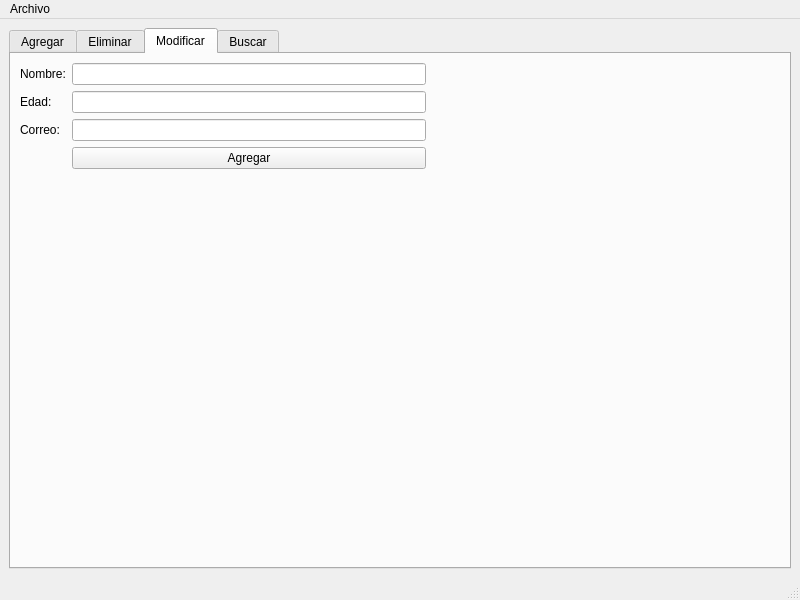
<?xml version="1.0" encoding="UTF-8"?>
<ui version="4.0">
 <class>MainWindow</class>
 <widget class="QMainWindow" name="MainWindow">
  <property name="geometry">
   <rect>
    <x>0</x>
    <y>0</y>
    <width>800</width>
    <height>600</height>
   </rect>
  </property>
  <property name="windowTitle">
   <string>MainWindow</string>
  </property>
  <widget class="QWidget" name="centralwidget">
   <layout class="QGridLayout" name="gridLayout">
    <item row="0" column="1">
     <widget class="QTabWidget" name="tabWidget">
      <property name="currentIndex">
       <number>2</number>
      </property>
      <widget class="QWidget" name="Agregar">
       <attribute name="title">
        <string>Agregar</string>
       </attribute>
      </widget>
      <widget class="QWidget" name="Eliminar">
       <attribute name="title">
        <string>Eliminar</string>
       </attribute>
      </widget>
      <widget class="QWidget" name="Modificar">
       <attribute name="title">
        <string>Modificar</string>
       </attribute>
       <layout class="QGridLayout" name="gridLayout_2">
        <item row="0" column="0">
         <widget class="QLabel" name="label">
          <property name="text">
           <string>Nombre:</string>
          </property>
         </widget>
        </item>
        <item row="0" column="2">
         <spacer name="horizontalSpacer">
          <property name="orientation">
           <enum>Qt::Horizontal</enum>
          </property>
          <property name="sizeHint" stdset="0">
           <size>
            <width>349</width>
            <height>20</height>
           </size>
          </property>
         </spacer>
        </item>
        <item row="1" column="0">
         <widget class="QLabel" name="label_2">
          <property name="text">
           <string>Edad:</string>
          </property>
         </widget>
        </item>
        <item row="1" column="1">
         <widget class="QLineEdit" name="edad_text"/>
        </item>
        <item row="2" column="0">
         <widget class="QLabel" name="label_3">
          <property name="text">
           <string>Correo:</string>
          </property>
         </widget>
        </item>
        <item row="4" column="1">
         <spacer name="verticalSpacer">
          <property name="orientation">
           <enum>Qt::Vertical</enum>
          </property>
          <property name="sizeHint" stdset="0">
           <size>
            <width>20</width>
            <height>384</height>
           </size>
          </property>
         </spacer>
        </item>
        <item row="2" column="1">
         <widget class="QLineEdit" name="correo_text"/>
        </item>
        <item row="3" column="1">
         <widget class="QPushButton" name="agregar_boton">
          <property name="text">
           <string>Agregar</string>
          </property>
         </widget>
        </item>
        <item row="0" column="1">
         <widget class="QLineEdit" name="nombre_text"/>
        </item>
       </layout>
      </widget>
      <widget class="QWidget" name="Buscar">
       <attribute name="title">
        <string>Buscar</string>
       </attribute>
      </widget>
     </widget>
    </item>
   </layout>
  </widget>
  <widget class="QMenuBar" name="menubar">
   <property name="geometry">
    <rect>
     <x>0</x>
     <y>0</y>
     <width>800</width>
     <height>21</height>
    </rect>
   </property>
   <widget class="QMenu" name="menuArchivo">
    <property name="title">
     <string>Archivo</string>
    </property>
    <addaction name="actionSalir"/>
   </widget>
   <addaction name="menuArchivo"/>
  </widget>
  <widget class="QStatusBar" name="statusbar"/>
  <action name="actionSalir">
   <property name="text">
    <string>Salir</string>
   </property>
  </action>
 </widget>
 <resources/>
 <connections/>
</ui>
